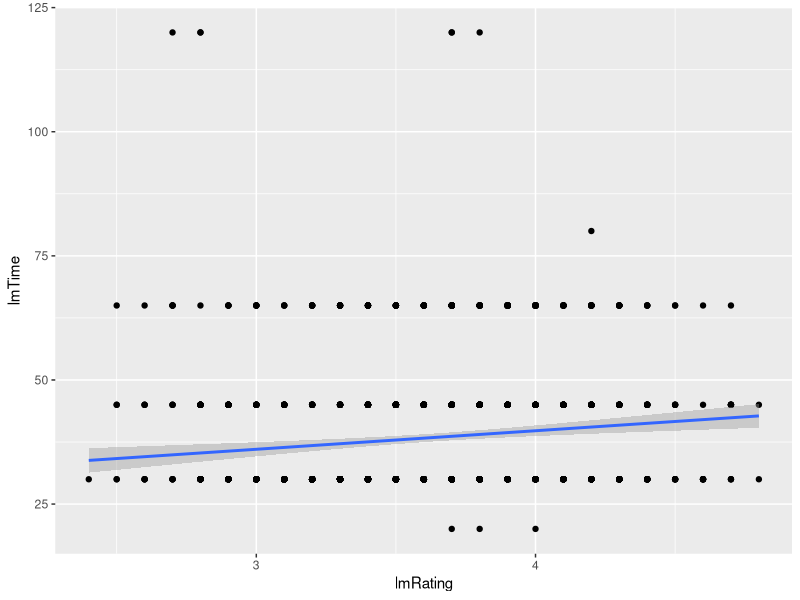
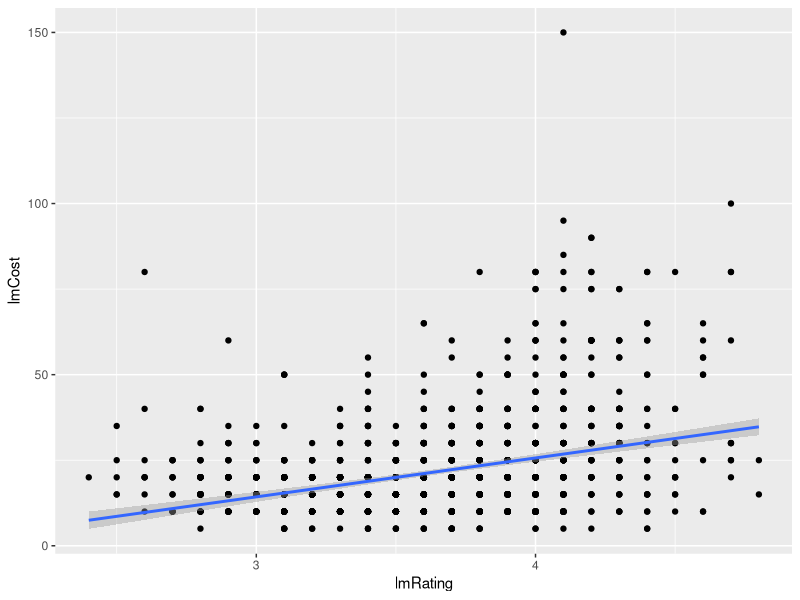
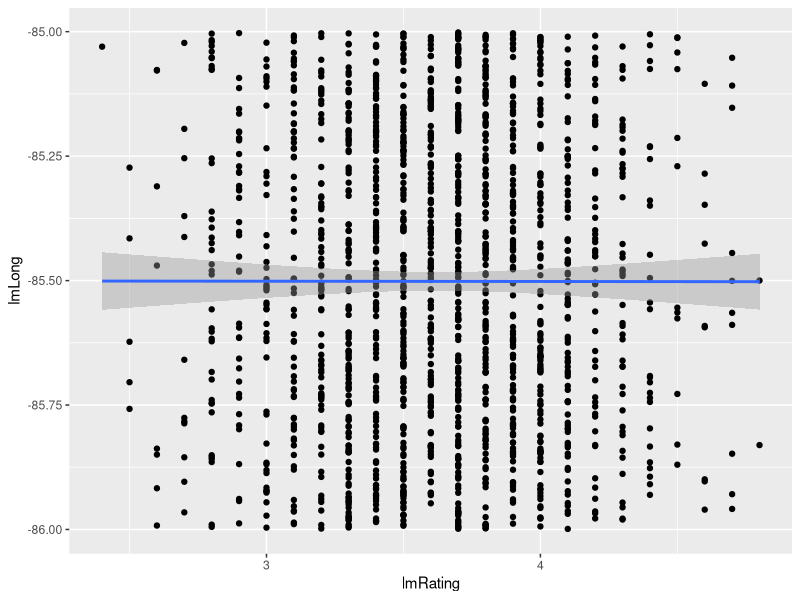
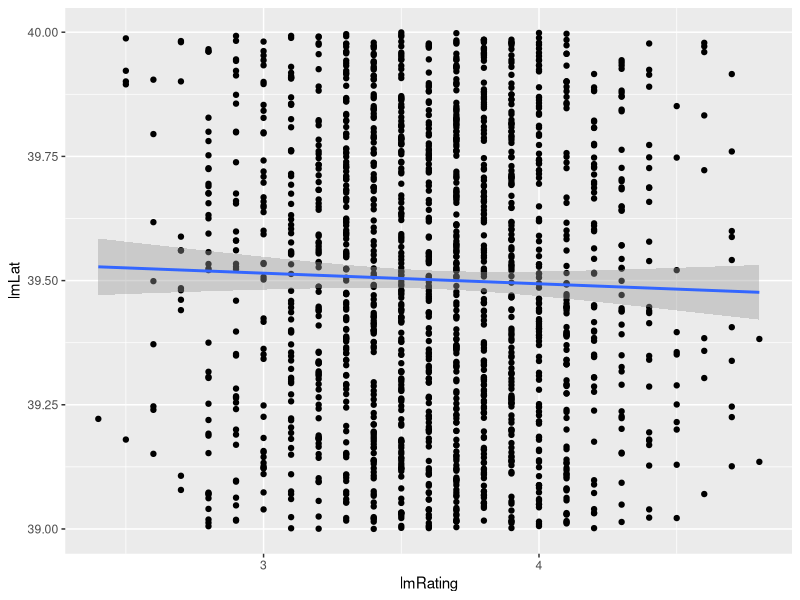
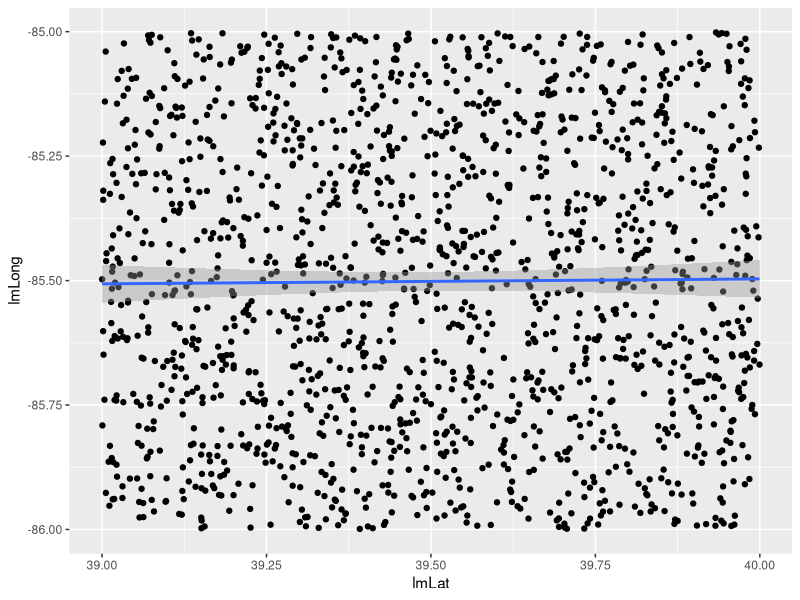
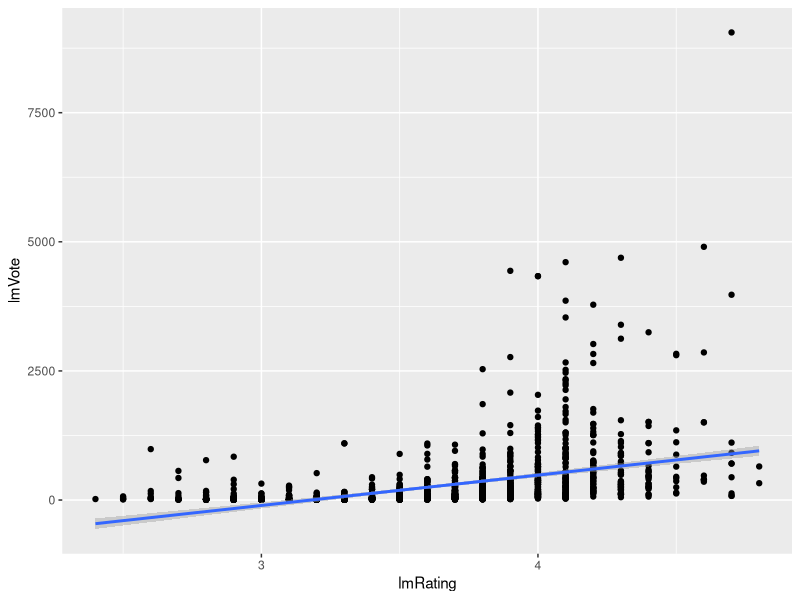

The R script that drew these images, in order:
## ---- chunk 1
library(ggplot2)
library(dplyr)
library(tidyverse)
FoodieX = read.csv("2020-XTern-DS.csv")
BaseRestaurants = FoodieX[which(FoodieX$Rating!="NEW" & FoodieX$Rating!="-" & FoodieX$Reviews>=1),]
## ---- chunk 2
lmRating = as.numeric(BaseRestaurants$Rating)
lmTime = as.numeric(gsub(" minutes", "", BaseRestaurants$Cook_Time))
summary(lmRating)
summary(lmTime)

cor.test(lmRating, y=lmTime)

linearModel = lm(lmTime ~ lmRating, data=BaseRestaurants)
summary(linearModel)

ratingTimePlot = ggplot(BaseRestaurants, aes(x=lmRating, y=lmTime)) + geom_point() + geom_smooth(method="lm", se=TRUE, level=0.99)
ratingTimePlot
## ---- chunk 3
signlessCost = gsub("[$ ]", "", BaseRestaurants$Average_Cost)
lmCost = as.numeric(signlessCost)
summary(lmCost)

cor.test(lmRating, y=lmCost, na.rm = TRUE)

linearModel = lm(lmCost ~ lmRating, data=BaseRestaurants)
summary(linearModel)

ratingCostPlot = ggplot(BaseRestaurants, aes(x=lmRating, y=lmCost)) + geom_point() + geom_smooth(method="lm", se=TRUE, level=0.99)
ratingCostPlot
## ---- chunk 4
lmLong = as.numeric(BaseRestaurants$Longitude)
lmLat = as.numeric(BaseRestaurants$Latitude)

summary(lmLong)
summary(lmLat)

cor.test(lmRating, y=lmLong)
cor.test(lmRating, y=lmLat)

linearModelLong = lm(lmLong ~ lmRating, data=BaseRestaurants)
linearModelLat = lm(lmLat ~ lmRating, data=BaseRestaurants)
summary(linearModelLong)
summary(linearModelLat)

ratingLongPlot = ggplot(BaseRestaurants, aes(x=lmRating, y=lmLong)) + geom_point() + geom_smooth(method="lm", se=TRUE, level=0.99)
ratingLongPlot
ratingLatPlot = ggplot(BaseRestaurants, aes(x=lmRating, y=lmLat)) + geom_point() + geom_smooth(method="lm", se=TRUE, level=0.99)
ratingLatPlot
ratingMapPlot = ggplot(BaseRestaurants, aes(x=lmLat, y=lmLong)) + geom_point() + geom_smooth(method="lm", se=TRUE, level=0.99)
ratingMapPlot
## ---- chunk 5
lmVote = as.numeric(BaseRestaurants$Votes)
summary(lmVote)

cor.test(lmRating, y=lmVote, na.rm = TRUE)

linearModel = lm(lmVote ~ lmRating, data=BaseRestaurants)
summary(linearModel)

ratingVotesPlot = ggplot(BaseRestaurants, aes(x=lmRating, y=lmVote)) + geom_point() + geom_smooth(method="lm", se=TRUE, level=0.99)
ratingVotesPlot
